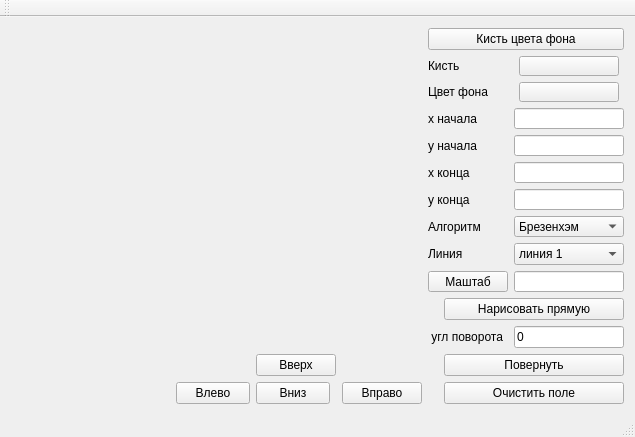
<?xml version="1.0" encoding="UTF-8"?>
<ui version="4.0">
 <class>MainWindow</class>
 <widget class="QMainWindow" name="MainWindow">
  <property name="geometry">
   <rect>
    <x>0</x>
    <y>0</y>
    <width>635</width>
    <height>437</height>
   </rect>
  </property>
  <property name="minimumSize">
   <size>
    <width>635</width>
    <height>437</height>
   </size>
  </property>
  <property name="windowTitle">
   <string>MainWindow</string>
  </property>
  <widget class="QWidget" name="centralWidget">
   <layout class="QGridLayout" name="gridLayout_3">
    <item row="11" column="3">
     <widget class="QPushButton" name="pushButtonRight">
      <property name="text">
       <string>Вправо</string>
      </property>
     </widget>
    </item>
    <item row="10" column="2">
     <widget class="QPushButton" name="pushButtonUp">
      <property name="text">
       <string>Вверх</string>
      </property>
     </widget>
    </item>
    <item row="5" column="5" alignment="Qt::AlignHCenter">
     <widget class="QPushButton" name="btnLine">
      <property name="minimumSize">
       <size>
        <width>180</width>
        <height>0</height>
       </size>
      </property>
      <property name="maximumSize">
       <size>
        <width>180</width>
        <height>16777215</height>
       </size>
      </property>
      <property name="text">
       <string>Нарисовать прямую</string>
      </property>
     </widget>
    </item>
    <item row="11" column="0">
     <widget class="QLabel" name="label_9">
      <property name="font">
       <font>
        <pointsize>10</pointsize>
       </font>
      </property>
      <property name="text">
       <string> </string>
      </property>
      <property name="alignment">
       <set>Qt::AlignCenter</set>
      </property>
     </widget>
    </item>
    <item row="10" column="5">
     <widget class="QPushButton" name="btnRotate">
      <property name="minimumSize">
       <size>
        <width>180</width>
        <height>0</height>
       </size>
      </property>
      <property name="maximumSize">
       <size>
        <width>180</width>
        <height>16777215</height>
       </size>
      </property>
      <property name="text">
       <string>Повернуть</string>
      </property>
     </widget>
    </item>
    <item row="3" column="4" colspan="2">
     <layout class="QGridLayout" name="gridLayout">
      <item row="5" column="0">
       <widget class="QLabel" name="label_4">
        <property name="minimumSize">
         <size>
          <width>60</width>
          <height>0</height>
         </size>
        </property>
        <property name="maximumSize">
         <size>
          <width>60</width>
          <height>16777215</height>
         </size>
        </property>
        <property name="text">
         <string>y конца</string>
        </property>
       </widget>
      </item>
      <item row="5" column="1">
       <widget class="QLineEdit" name="lineFinishY">
        <property name="minimumSize">
         <size>
          <width>110</width>
          <height>0</height>
         </size>
        </property>
        <property name="maximumSize">
         <size>
          <width>110</width>
          <height>16777215</height>
         </size>
        </property>
       </widget>
      </item>
      <item row="7" column="1">
       <widget class="QComboBox" name="comboBox">
        <item>
         <property name="text">
          <string>линия 1</string>
         </property>
        </item>
        <item>
         <property name="text">
          <string>линия 2</string>
         </property>
        </item>
       </widget>
      </item>
      <item row="7" column="0">
       <widget class="QLabel" name="label_7">
        <property name="text">
         <string>Линия</string>
        </property>
       </widget>
      </item>
      <item row="3" column="1">
       <widget class="QLineEdit" name="lineStartY">
        <property name="minimumSize">
         <size>
          <width>110</width>
          <height>0</height>
         </size>
        </property>
        <property name="maximumSize">
         <size>
          <width>110</width>
          <height>16777215</height>
         </size>
        </property>
       </widget>
      </item>
      <item row="3" column="0">
       <widget class="QLabel" name="label_2">
        <property name="minimumSize">
         <size>
          <width>60</width>
          <height>0</height>
         </size>
        </property>
        <property name="maximumSize">
         <size>
          <width>60</width>
          <height>16777215</height>
         </size>
        </property>
        <property name="text">
         <string>y начала</string>
        </property>
       </widget>
      </item>
      <item row="0" column="0">
       <widget class="QLabel" name="label_6">
        <property name="text">
         <string>Кисть</string>
        </property>
       </widget>
      </item>
      <item row="2" column="0">
       <widget class="QLabel" name="label">
        <property name="minimumSize">
         <size>
          <width>60</width>
          <height>0</height>
         </size>
        </property>
        <property name="maximumSize">
         <size>
          <width>60</width>
          <height>16777215</height>
         </size>
        </property>
        <property name="text">
         <string>x начала</string>
        </property>
       </widget>
      </item>
      <item row="4" column="0">
       <widget class="QLabel" name="label_3">
        <property name="minimumSize">
         <size>
          <width>60</width>
          <height>0</height>
         </size>
        </property>
        <property name="maximumSize">
         <size>
          <width>60</width>
          <height>16777215</height>
         </size>
        </property>
        <property name="text">
         <string>x конца</string>
        </property>
       </widget>
      </item>
      <item row="1" column="0">
       <widget class="QLabel" name="label_8">
        <property name="text">
         <string>Цвет фона</string>
        </property>
       </widget>
      </item>
      <item row="2" column="1">
       <widget class="QLineEdit" name="lineStartX">
        <property name="minimumSize">
         <size>
          <width>110</width>
          <height>0</height>
         </size>
        </property>
        <property name="maximumSize">
         <size>
          <width>100</width>
          <height>16777215</height>
         </size>
        </property>
       </widget>
      </item>
      <item row="6" column="1">
       <widget class="QComboBox" name="cmbAlghoritms">
        <property name="minimumSize">
         <size>
          <width>110</width>
          <height>0</height>
         </size>
        </property>
        <property name="maximumSize">
         <size>
          <width>110</width>
          <height>16777215</height>
         </size>
        </property>
        <item>
         <property name="text">
          <string>Брезенхэм </string>
         </property>
        </item>
        <item>
         <property name="text">
          <string>Библиотека</string>
         </property>
        </item>
       </widget>
      </item>
      <item row="4" column="1">
       <widget class="QLineEdit" name="lineFinishX">
        <property name="minimumSize">
         <size>
          <width>110</width>
          <height>0</height>
         </size>
        </property>
        <property name="maximumSize">
         <size>
          <width>110</width>
          <height>16777215</height>
         </size>
        </property>
       </widget>
      </item>
      <item row="1" column="1" alignment="Qt::AlignHCenter">
       <widget class="QPushButton" name="btnBColor">
        <property name="minimumSize">
         <size>
          <width>100</width>
          <height>20</height>
         </size>
        </property>
        <property name="maximumSize">
         <size>
          <width>100</width>
          <height>20</height>
         </size>
        </property>
        <property name="text">
         <string/>
        </property>
       </widget>
      </item>
      <item row="0" column="1" alignment="Qt::AlignHCenter">
       <widget class="QPushButton" name="btnColor">
        <property name="minimumSize">
         <size>
          <width>100</width>
          <height>20</height>
         </size>
        </property>
        <property name="maximumSize">
         <size>
          <width>100</width>
          <height>20</height>
         </size>
        </property>
        <property name="text">
         <string/>
        </property>
       </widget>
      </item>
      <item row="6" column="0">
       <widget class="QLabel" name="label_5">
        <property name="text">
         <string>Алгоритм</string>
        </property>
       </widget>
      </item>
      <item row="8" column="1">
       <widget class="QLineEdit" name="lineScale">
        <property name="minimumSize">
         <size>
          <width>110</width>
          <height>0</height>
         </size>
        </property>
        <property name="maximumSize">
         <size>
          <width>110</width>
          <height>16777215</height>
         </size>
        </property>
       </widget>
      </item>
      <item row="8" column="0">
       <widget class="QPushButton" name="pushButtonScale">
        <property name="text">
         <string>Маштаб</string>
        </property>
       </widget>
      </item>
     </layout>
    </item>
    <item row="3" column="0">
     <spacer name="horizontalSpacer">
      <property name="orientation">
       <enum>Qt::Horizontal</enum>
      </property>
      <property name="sizeHint" stdset="0">
       <size>
        <width>40</width>
        <height>20</height>
       </size>
      </property>
     </spacer>
    </item>
    <item row="11" column="5">
     <widget class="QPushButton" name="btnClear">
      <property name="minimumSize">
       <size>
        <width>180</width>
        <height>0</height>
       </size>
      </property>
      <property name="maximumSize">
       <size>
        <width>180</width>
        <height>16777215</height>
       </size>
      </property>
      <property name="text">
       <string>Очистить поле</string>
      </property>
     </widget>
    </item>
    <item row="0" column="4" colspan="2">
     <widget class="QPushButton" name="pushButton">
      <property name="text">
       <string>Кисть цвета фона</string>
      </property>
     </widget>
    </item>
    <item row="6" column="4" colspan="2">
     <layout class="QGridLayout" name="gridLayout_2">
      <item row="0" column="1">
       <widget class="QLineEdit" name="lineLengthBundle">
        <property name="minimumSize">
         <size>
          <width>110</width>
          <height>0</height>
         </size>
        </property>
        <property name="maximumSize">
         <size>
          <width>100</width>
          <height>16777215</height>
         </size>
        </property>
        <property name="text">
         <string>0</string>
        </property>
       </widget>
      </item>
      <item row="0" column="0">
       <widget class="QLabel" name="label_11">
        <property name="minimumSize">
         <size>
          <width>60</width>
          <height>0</height>
         </size>
        </property>
        <property name="maximumSize">
         <size>
          <width>100</width>
          <height>16777215</height>
         </size>
        </property>
        <property name="text">
         <string> угл поворота</string>
        </property>
       </widget>
      </item>
     </layout>
    </item>
    <item row="11" column="2">
     <widget class="QPushButton" name="pushButtonDown">
      <property name="maximumSize">
       <size>
        <width>74</width>
        <height>16777215</height>
       </size>
      </property>
      <property name="text">
       <string>Вниз</string>
      </property>
     </widget>
    </item>
    <item row="11" column="1">
     <widget class="QPushButton" name="pushButtonLeft">
      <property name="maximumSize">
       <size>
        <width>74</width>
        <height>16777215</height>
       </size>
      </property>
      <property name="text">
       <string>Влево</string>
      </property>
     </widget>
    </item>
   </layout>
  </widget>
  <widget class="QMenuBar" name="menuBar">
   <property name="geometry">
    <rect>
     <x>0</x>
     <y>0</y>
     <width>635</width>
     <height>22</height>
    </rect>
   </property>
  </widget>
  <widget class="QToolBar" name="mainToolBar">
   <attribute name="toolBarArea">
    <enum>TopToolBarArea</enum>
   </attribute>
   <attribute name="toolBarBreak">
    <bool>false</bool>
   </attribute>
  </widget>
  <widget class="QStatusBar" name="statusBar"/>
 </widget>
 <layoutdefault spacing="6" margin="11"/>
 <resources/>
 <connections/>
</ui>
